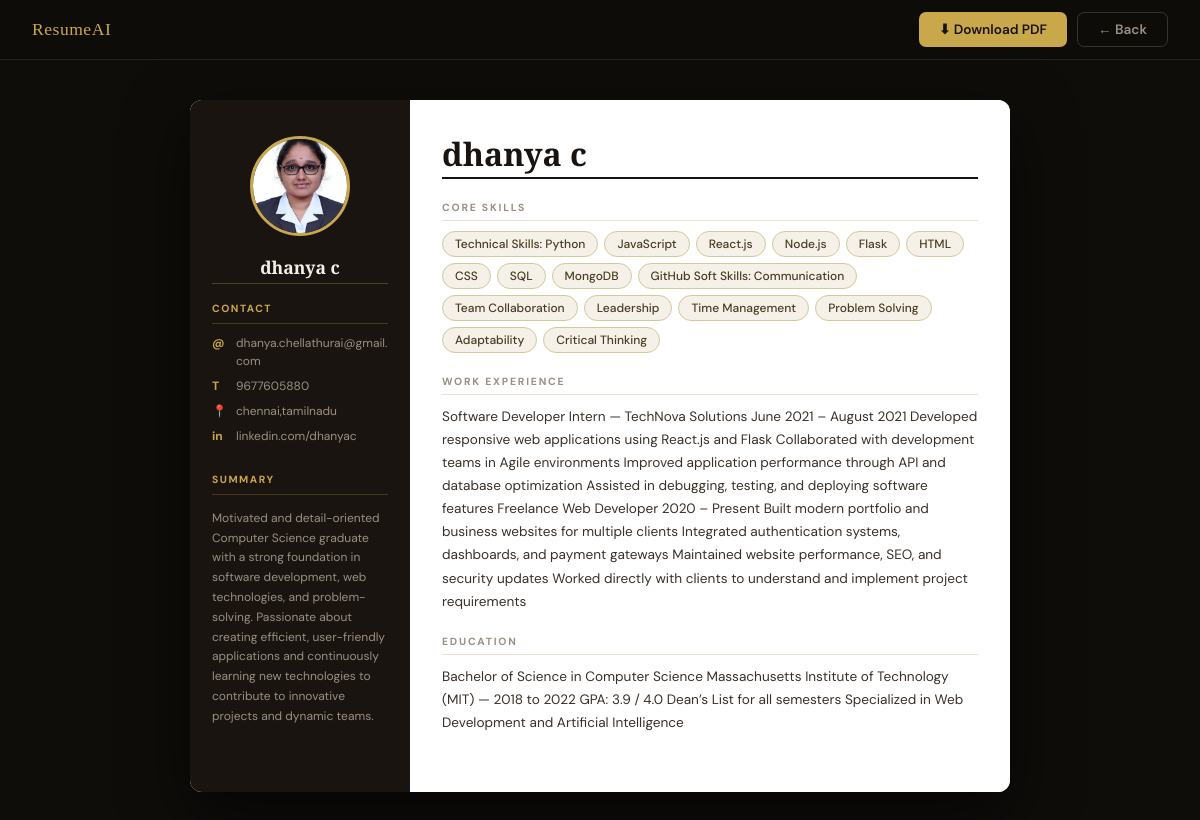
Screenshot of /preview/5 (signed in) with the database file from the repository.
### tables this page shows
CREATE TABLE resume_versions (
        id             INTEGER PRIMARY KEY AUTOINCREMENT,
        user_email     TEXT,
        name           TEXT,
        email          TEXT,
        phone          TEXT,
        linkedin       TEXT,
        location       TEXT,
        objective      TEXT,
        skills         TEXT,
        education      TEXT,
        experience     TEXT,
        photo          TEXT,
        template       TEXT,
        version_number INTEGER,
        score          INTEGER,
        label          TEXT,
        is_autosave    INTEGER DEFAULT 0,
        created_at     DATETIME DEFAULT CURRENT_TIMESTAMP
    );

### app.py (the view)
@app.route('/preview/<int:id>')
@login_required
def preview(id):
    conn = get_db()
    r = conn.execute("SELECT * FROM resume_versions WHERE id=?", (id,)).fetchone()
    conn.close()
    if not r: return redirect("/versions")
    r = dict(r)
    return render_template("preview.html", resume=r, rank=get_rank(r["score"]))

### app.py (called while the page is built)
def get_db():
    conn = sqlite3.connect("database.db")
    conn.row_factory = sqlite3.Row
    return conn

def get_rank(score):
    if score >= 90: return "Excellent"
    if score >= 70: return "Good"
    if score >= 50: return "Average"
    return "Poor"

def login_required(f):
    from functools import wraps
    @wraps(f)
    def decorated(*args, **kwargs):
        if "user" not in session: return redirect("/login")
        return f(*args, **kwargs)
    return decorated

### templates/preview.html (shortened to what this page needs)
<!DOCTYPE html>
<html lang="en">
<head>
</head>
<body>
<div class="topbar">
    <span class="topbar-brand">ResumeAI</span>
    <div class="topbar-actions">
        <a href="/pdf/{{ resume['id'] }}" class="btn btn-gold" id="downloadBtn">
            ⬇ Download PDF
        </a>
        <a href="/versions" class="btn btn-ghost">← Back</a>
    </div>
</div>
<div class="page">
    <div class="resume-card">
        <div class="sidebar">
            <div class="photo-wrap">
                {% if resume['photo'] and resume['photo'] != 'noimage.png' %}
                    <img src="/static/uploads/{{ resume['photo'] }}" alt="Profile Photo">
                {% else %}
                    <div class="photo-placeholder">👤</div>
                {% endif %}
            </div>
            <div class="sb-name">{{ resume['name'] }}</div>
            <hr class="sb-rule">
            <div class="sb-section-title">Contact</div>
            <hr class="sb-section-rule">
            {% if resume['email'] %}
            <div class="contact-item">
                <span class="contact-icon">@</span>
                <span class="contact-val">{{ resume['email'] }}</span>
            </div>
            {% endif %}
            {% if resume['phone'] %}
            <div class="contact-item">
                <span class="contact-icon">T</span>
                <span class="contact-val">{{ resume['phone'] }}</span>
            </div>
            {% endif %}
            {% if resume['location'] %}
            <div class="contact-item">
                <span class="contact-icon">📍</span>
                <span class="contact-val">{{ resume['location'] }}</span>
            </div>
            {% endif %}
            {% if resume['linkedin'] %}
            <div class="contact-item">
                <span class="contact-icon">in</span>
                <span class="contact-val">{{ resume['linkedin'] }}</span>
            </div>
            {% endif %}
            {% if resume['objective'] %}
            <br>
            <div class="sb-section-title">Summary</div>
            <hr class="sb-section-rule">
            <p class="sb-summary">{{ resume['objective'] }}</p>
            {% endif %}
        </div>
        <div class="main-col">
            <div class="main-name">{{ resume['name'] }}</div>
            <hr class="main-rule">
            {% if resume['skills'] %}
            <div class="section">
                <div class="section-title">Core Skills</div>
                <hr class="section-rule">
                <div class="skills-wrap">
                    {% for skill in resume['skills'].split(',') %}
                        {% set s = skill.strip() %}
                        {% if s %}
                            <span class="skill-chip">{{ s }}</span>
                        {% endif %}
                    {% endfor %}
                </div>
            </div>
            {% endif %}
            {% if resume['experience'] %}
            <div class="section">
                <div class="section-title">Work Experience</div>
                <hr class="section-rule">
                <p class="section-text">{{ resume['experience'] }}</p>
            </div>
            {% endif %}
            {% if resume['education'] %}
            <div class="section">
                <div class="section-title">Education</div>
                <hr class="section-rule">
                <p class="section-text">{{ resume['education'] }}</p>
            </div>
            {% endif %}
        </div>
    </div>
</div>
</body>
</html>

### templates/preview.html (style rules this page uses)
*, *::before, *::after { box-sizing: border-box; margin: 0; padding: 0; }
body { background: #0f0d0a; font-family: 'DM Sans', sans-serif; color: #f5f0e8; min-height: 100vh; }
.topbar { position: sticky; top: 0; z-index: 100; background: rgba(15,13,10,0.85); backdrop-filter: blur(16px); border-bottom: 1px solid rgba(201,168,76,0.15); display: flex; align-items: center; justify-content: space-between; padding: 0 32px; height: 60px; }
.topbar-brand { font-family: 'Playfair Display', serif; font-size: 1.1rem; color: #c9a84c; letter-spacing: 0.5px; }
.topbar-actions { display: flex; gap: 10px; }
.btn { display: inline-flex; align-items: center; gap: 7px; padding: 8px 20px; border-radius: 7px; font-family: 'DM Sans', sans-serif; font-size: 0.85rem; font-weight: 600; text-decoration: none; border: none; cursor: pointer; transition: all 0.2s ease; }
.btn-gold { background: #c9a84c; color: #1a1410; }
.btn-ghost { background: transparent; color: #9a8f82; border: 1px solid rgba(154,143,130,0.3); }
.page { max-width: 860px; margin: 40px auto; padding: 0 20px 60px; }
.resume-card { background: #fff; color: #1a1410; border-radius: 12px; overflow: hidden; box-shadow: 0 24px 64px rgba(0,0,0,0.6); display: grid; grid-template-columns: 220px 1fr; min-height: 640px; }
.sidebar { background: #1a1410; color: #f5f0e8; padding: 36px 22px; display: flex; flex-direction: column; gap: 0; }
.photo-wrap { display: flex; justify-content: center; margin-bottom: 20px; }
.photo-wrap img, .photo-placeholder { width: 100px; height: 100px; border-radius: 50%; object-fit: cover; border: 3px solid #c9a84c; }
.sb-name { font-family: 'Playfair Display', serif; font-size: 1.1rem; font-weight: 700; text-align: center; color: #f5f0e8; margin-bottom: 4px; line-height: 1.3; }
.sb-rule { border: none; border-top: 1px solid rgba(201,168,76,0.3); margin: 0 0 18px; }
.sb-section-title { font-size: 0.65rem; font-weight: 700; letter-spacing: 1.5px; color: #c9a84c; text-transform: uppercase; margin-bottom: 8px; }
.sb-section-rule { border: none; border-top: 0.5px solid rgba(201,168,76,0.25); margin: 0 0 10px; }
.contact-item { display: flex; gap: 8px; margin-bottom: 7px; align-items: flex-start; }
.contact-icon { color: #c9a84c; font-weight: 700; font-size: 0.75rem; min-width: 16px; padding-top: 1px; }
.contact-val { font-size: 0.75rem; color: #9a8f82; line-height: 1.5; word-break: break-all; }
.sb-summary { font-size: 0.75rem; color: #9a8f82; line-height: 1.65; margin-top: 4px; }
.main-col { padding: 36px 32px; background: #fff; }
.main-name { font-family: 'Playfair Display', serif; font-size: 2rem; font-weight: 900; color: #1a1410; line-height: 1.15; margin-bottom: 4px; }
.main-rule { border: none; border-top: 2px solid #1a1410; margin-bottom: 22px; }
.section { margin-bottom: 22px; }
.section-title { font-size: 0.65rem; font-weight: 700; letter-spacing: 1.8px; color: #9a8f82; text-transform: uppercase; margin-bottom: 6px; }
.section-rule { border: none; border-top: 0.5px solid #e8e0d0; margin-bottom: 10px; }
.section-text { font-size: 0.85rem; color: #3a3028; line-height: 1.7; }
.skills-wrap { display: flex; flex-wrap: wrap; gap: 6px; margin-top: 4px; }
.skill-chip { background: #f5f0e8; border: 1px solid #d4c89a; color: #4a3c20; font-size: 0.75rem; font-weight: 500; padding: 4px 12px; border-radius: 20px; }

### rows the page displays
resume_versions: photo (picture), name "dhanya c", email "dhanya.chellathurai@gmail.com", phone "9677605880", location "chennai,tamilnadu", linkedin "linkedin.com/dhanyac", objective "Motivated and detail-oriented Computer Science graduate with a strong foundation in software development, web technologies, and problem-solving. Passionate about creating efficient, user-friendly applications and continuously learning new technologies to contribute to innovative projects and dynamic teams.", experience "Software Developer Intern — TechNova Solutions June 2021 – August 2021 Developed responsive web applications using React.js and Flask Collaborated with development teams in Agile environments Improved application performance through API and database optimization Assisted in debugging, testing, and deploying software features Freelance Web Developer 2020 – Present Built modern portfolio and business websites for multiple clients Integrated authentication systems, dashboards, and payment gateways Maintained website performance, SEO, and security updates Worked directly with clients to understand and implement project requirements", education "Bachelor of Science in Computer Science Massachusetts Institute of Technology (MIT) — 2018 to 2022 GPA: 3.9 / 4.0 Dean’s List for all semesters Specialized in Web Development and Artificial Intelligence"

### other values shown
{{ s }} "Technical Skills: Python" "JavaScript" "React.js" "Node.js" "Flask" "HTML" "CSS" "SQL" "MongoDB" "GitHub Soft Skills: Communication" "Team Collaboration" "Leadership" "Time Management" "Problem Solving" "Adaptability" "Critical Thinking"
